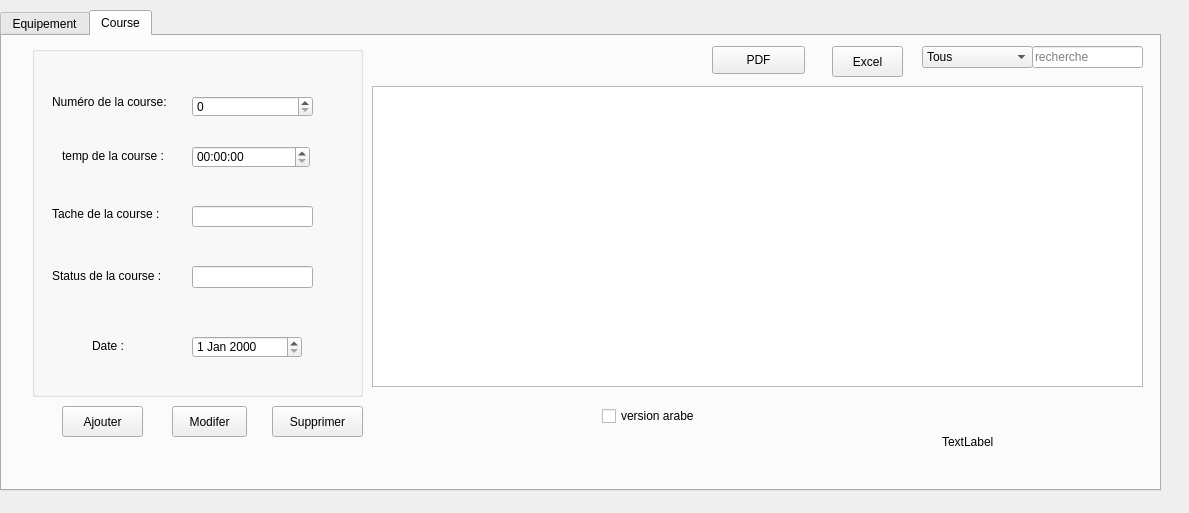
<?xml version="1.0" encoding="UTF-8"?>
<ui version="4.0">
 <class>Dialog</class>
 <widget class="QDialog" name="Dialog">
  <property name="geometry">
   <rect>
    <x>0</x>
    <y>0</y>
    <width>1189</width>
    <height>513</height>
   </rect>
  </property>
  <property name="windowTitle">
   <string>Dialog</string>
  </property>
  <widget class="QTabWidget" name="tabWidget">
   <property name="geometry">
    <rect>
     <x>0</x>
     <y>10</y>
     <width>1161</width>
     <height>481</height>
    </rect>
   </property>
   <property name="currentIndex">
    <number>1</number>
   </property>
   <widget class="QWidget" name="tab">
    <attribute name="title">
     <string>Equipement</string>
    </attribute>
    <widget class="QPushButton" name="excel">
     <property name="geometry">
      <rect>
       <x>810</x>
       <y>0</y>
       <width>71</width>
       <height>31</height>
      </rect>
     </property>
     <property name="text">
      <string>Excel</string>
     </property>
    </widget>
    <widget class="QGroupBox" name="groupBox_4">
     <property name="geometry">
      <rect>
       <x>30</x>
       <y>10</y>
       <width>331</width>
       <height>351</height>
      </rect>
     </property>
     <property name="title">
      <string/>
     </property>
     <widget class="QLabel" name="label_num_equip">
      <property name="geometry">
       <rect>
        <x>30</x>
        <y>30</y>
        <width>151</width>
        <height>51</height>
       </rect>
      </property>
      <property name="text">
       <string>Numéro de l'equipement:</string>
      </property>
     </widget>
     <widget class="QLabel" name="label_etat_equip">
      <property name="geometry">
       <rect>
        <x>30</x>
        <y>100</y>
        <width>171</width>
        <height>20</height>
       </rect>
      </property>
      <property name="text">
       <string>Etat de l'equipement:</string>
      </property>
     </widget>
     <widget class="QLineEdit" name="leNom">
      <property name="geometry">
       <rect>
        <x>190</x>
        <y>160</y>
        <width>121</width>
        <height>21</height>
       </rect>
      </property>
     </widget>
     <widget class="QLabel" name="label_emp_equip">
      <property name="geometry">
       <rect>
        <x>50</x>
        <y>160</y>
        <width>91</width>
        <height>20</height>
       </rect>
      </property>
      <property name="text">
       <string>Emplacement</string>
      </property>
     </widget>
     <widget class="QLabel" name="label_28">
      <property name="geometry">
       <rect>
        <x>30</x>
        <y>300</y>
        <width>55</width>
        <height>21</height>
       </rect>
      </property>
      <property name="text">
       <string/>
      </property>
     </widget>
     <widget class="QLabel" name="label_type_equip">
      <property name="geometry">
       <rect>
        <x>60</x>
        <y>280</y>
        <width>71</width>
        <height>16</height>
       </rect>
      </property>
      <property name="text">
       <string>Type:</string>
      </property>
     </widget>
     <widget class="QLabel" name="label_nom_equip">
      <property name="geometry">
       <rect>
        <x>30</x>
        <y>220</y>
        <width>131</width>
        <height>20</height>
       </rect>
      </property>
      <property name="text">
       <string>Nom de l'equipement:</string>
      </property>
     </widget>
     <widget class="QLineEdit" name="leEmp">
      <property name="geometry">
       <rect>
        <x>190</x>
        <y>220</y>
        <width>121</width>
        <height>22</height>
       </rect>
      </property>
     </widget>
     <widget class="QSpinBox" name="spNumero">
      <property name="geometry">
       <rect>
        <x>190</x>
        <y>50</y>
        <width>121</width>
        <height>21</height>
       </rect>
      </property>
      <property name="minimum">
       <number>0</number>
      </property>
      <property name="maximum">
       <number>9999</number>
      </property>
      <property name="value">
       <number>0</number>
      </property>
     </widget>
     <widget class="QComboBox" name="cbEtat">
      <property name="geometry">
       <rect>
        <x>190</x>
        <y>100</y>
        <width>121</width>
        <height>22</height>
       </rect>
      </property>
      <item>
       <property name="text">
        <string>Ouverte</string>
       </property>
      </item>
      <item>
       <property name="text">
        <string>Fermee</string>
       </property>
      </item>
     </widget>
     <widget class="QTextEdit" name="textType">
      <property name="geometry">
       <rect>
        <x>180</x>
        <y>260</y>
        <width>131</width>
        <height>61</height>
       </rect>
      </property>
     </widget>
    </widget>
    <widget class="QLineEdit" name="leRecherche">
     <property name="geometry">
      <rect>
       <x>1030</x>
       <y>10</y>
       <width>111</width>
       <height>22</height>
      </rect>
     </property>
     <property name="placeholderText">
      <string>recherche</string>
     </property>
    </widget>
    <widget class="QPushButton" name="buttonAjouterEquip">
     <property name="geometry">
      <rect>
       <x>60</x>
       <y>370</y>
       <width>81</width>
       <height>31</height>
      </rect>
     </property>
     <property name="text">
      <string>Ajouter</string>
     </property>
    </widget>
    <widget class="QPushButton" name="buttonSupprimerEquip">
     <property name="geometry">
      <rect>
       <x>270</x>
       <y>370</y>
       <width>91</width>
       <height>31</height>
      </rect>
     </property>
     <property name="text">
      <string>Supprimer</string>
     </property>
    </widget>
    <widget class="QTableView" name="tabEquip">
     <property name="geometry">
      <rect>
       <x>370</x>
       <y>50</y>
       <width>771</width>
       <height>301</height>
      </rect>
     </property>
     <property name="selectionBehavior">
      <enum>QAbstractItemView::SelectRows</enum>
     </property>
     <property name="sortingEnabled">
      <bool>true</bool>
     </property>
    </widget>
    <widget class="QPushButton" name="buttonModifererEquip">
     <property name="geometry">
      <rect>
       <x>170</x>
       <y>370</y>
       <width>75</width>
       <height>31</height>
      </rect>
     </property>
     <property name="text">
      <string>Modifer</string>
     </property>
    </widget>
    <widget class="QComboBox" name="cbTri">
     <property name="geometry">
      <rect>
       <x>920</x>
       <y>10</y>
       <width>111</width>
       <height>22</height>
      </rect>
     </property>
     <item>
      <property name="text">
       <string>Tous</string>
      </property>
     </item>
     <item>
      <property name="text">
       <string>Numéro</string>
      </property>
     </item>
     <item>
      <property name="text">
       <string>Etat</string>
      </property>
     </item>
     <item>
      <property name="text">
       <string>Dimensions</string>
      </property>
     </item>
     <item>
      <property name="text">
       <string>Matiére</string>
      </property>
     </item>
     <item>
      <property name="text">
       <string>Déscription</string>
      </property>
     </item>
    </widget>
    <widget class="QLabel" name="label_pic2">
     <property name="geometry">
      <rect>
       <x>1030</x>
       <y>360</y>
       <width>111</width>
       <height>91</height>
      </rect>
     </property>
     <property name="text">
      <string>TextLabel</string>
     </property>
    </widget>
    <widget class="QPushButton" name="PdfEquip">
     <property name="geometry">
      <rect>
       <x>690</x>
       <y>0</y>
       <width>93</width>
       <height>28</height>
      </rect>
     </property>
     <property name="text">
      <string>PDF</string>
     </property>
    </widget>
   </widget>
   <widget class="QWidget" name="tab_2">
    <attribute name="title">
     <string>Course</string>
    </attribute>
    <widget class="QStackedWidget" name="stackedWidget_2">
     <property name="geometry">
      <rect>
       <x>0</x>
       <y>0</y>
       <width>1161</width>
       <height>531</height>
      </rect>
     </property>
     <property name="currentIndex">
      <number>2</number>
     </property>
     <widget class="QWidget" name="afficherCarteFid">
      <widget class="QTableView" name="tabCarteFid">
       <property name="geometry">
        <rect>
         <x>10</x>
         <y>80</y>
         <width>741</width>
         <height>361</height>
        </rect>
       </property>
       <property name="selectionBehavior">
        <enum>QAbstractItemView::SelectRows</enum>
       </property>
       <property name="sortingEnabled">
        <bool>true</bool>
       </property>
      </widget>
      <widget class="QLineEdit" name="le_recherche_carteFid">
       <property name="geometry">
        <rect>
         <x>560</x>
         <y>40</y>
         <width>191</width>
         <height>22</height>
        </rect>
       </property>
       <property name="placeholderText">
        <string>recherche</string>
       </property>
      </widget>
      <widget class="QComboBox" name="cb_colone_carteFid">
       <property name="geometry">
        <rect>
         <x>360</x>
         <y>40</y>
         <width>191</width>
         <height>22</height>
        </rect>
       </property>
       <item>
        <property name="text">
         <string>Tous</string>
        </property>
       </item>
       <item>
        <property name="text">
         <string>NUM_CARTE</string>
        </property>
       </item>
       <item>
        <property name="text">
         <string>DATE_DE_CREATION</string>
        </property>
       </item>
       <item>
        <property name="text">
         <string>POINTS</string>
        </property>
       </item>
       <item>
        <property name="text">
         <string>TOTAL_ACHATS</string>
        </property>
       </item>
       <item>
        <property name="text">
         <string>STATUT</string>
        </property>
       </item>
       <item>
        <property name="text">
         <string>REMISE</string>
        </property>
       </item>
       <item>
        <property name="text">
         <string>MATRICULE_FISCALE</string>
        </property>
       </item>
      </widget>
      <widget class="QPushButton" name="button_ajouter_carteFid">
       <property name="geometry">
        <rect>
         <x>10</x>
         <y>470</y>
         <width>131</width>
         <height>31</height>
        </rect>
       </property>
       <property name="text">
        <string>Ajouter</string>
       </property>
      </widget>
      <widget class="QPushButton" name="button_supprimer_carteFid">
       <property name="geometry">
        <rect>
         <x>160</x>
         <y>470</y>
         <width>131</width>
         <height>31</height>
        </rect>
       </property>
       <property name="text">
        <string>Supprimer</string>
       </property>
      </widget>
      <widget class="QPushButton" name="pushButton_4">
       <property name="geometry">
        <rect>
         <x>620</x>
         <y>470</y>
         <width>131</width>
         <height>31</height>
        </rect>
       </property>
       <property name="text">
        <string>Retour</string>
       </property>
      </widget>
     </widget>
     <widget class="QWidget" name="ajoutClient_2">
      <widget class="QDialogButtonBox" name="validerAjout_cf">
       <property name="geometry">
        <rect>
         <x>570</x>
         <y>500</y>
         <width>193</width>
         <height>28</height>
        </rect>
       </property>
       <property name="standardButtons">
        <set>QDialogButtonBox::Cancel|QDialogButtonBox::Ok</set>
       </property>
      </widget>
      <widget class="QGroupBox" name="groupBox_3">
       <property name="geometry">
        <rect>
         <x>60</x>
         <y>30</y>
         <width>651</width>
         <height>431</height>
        </rect>
       </property>
       <property name="title">
        <string>Ajout de carte de fidélité :</string>
       </property>
       <widget class="QSpinBox" name="sb_numCarte">
        <property name="geometry">
         <rect>
          <x>130</x>
          <y>50</y>
          <width>141</width>
          <height>22</height>
         </rect>
        </property>
       </widget>
       <widget class="QSpinBox" name="sb_points">
        <property name="geometry">
         <rect>
          <x>130</x>
          <y>110</y>
          <width>141</width>
          <height>22</height>
         </rect>
        </property>
       </widget>
       <widget class="QLabel" name="label_9">
        <property name="geometry">
         <rect>
          <x>20</x>
          <y>50</y>
          <width>71</width>
          <height>16</height>
         </rect>
        </property>
        <property name="text">
         <string>Num carte :</string>
        </property>
       </widget>
       <widget class="QLabel" name="label_21">
        <property name="geometry">
         <rect>
          <x>20</x>
          <y>110</y>
          <width>55</width>
          <height>16</height>
         </rect>
        </property>
        <property name="text">
         <string>Points :</string>
        </property>
       </widget>
       <widget class="QDateEdit" name="le_dateCreation">
        <property name="geometry">
         <rect>
          <x>450</x>
          <y>50</y>
          <width>151</width>
          <height>22</height>
         </rect>
        </property>
       </widget>
       <widget class="QLabel" name="label_22">
        <property name="geometry">
         <rect>
          <x>330</x>
          <y>50</y>
          <width>111</width>
          <height>16</height>
         </rect>
        </property>
        <property name="text">
         <string>Date_de_creation :</string>
        </property>
       </widget>
       <widget class="QLabel" name="label_23">
        <property name="geometry">
         <rect>
          <x>20</x>
          <y>170</y>
          <width>91</width>
          <height>16</height>
         </rect>
        </property>
        <property name="text">
         <string>Total d'achats :</string>
        </property>
       </widget>
       <widget class="QDoubleSpinBox" name="dsb_totalAchats">
        <property name="geometry">
         <rect>
          <x>130</x>
          <y>170</y>
          <width>141</width>
          <height>22</height>
         </rect>
        </property>
       </widget>
       <widget class="QLabel" name="label_24">
        <property name="geometry">
         <rect>
          <x>20</x>
          <y>230</y>
          <width>55</width>
          <height>16</height>
         </rect>
        </property>
        <property name="text">
         <string>Statut :</string>
        </property>
       </widget>
       <widget class="QLabel" name="label_25">
        <property name="geometry">
         <rect>
          <x>20</x>
          <y>290</y>
          <width>55</width>
          <height>16</height>
         </rect>
        </property>
        <property name="text">
         <string>Remise :</string>
        </property>
       </widget>
       <widget class="QLabel" name="label_26">
        <property name="geometry">
         <rect>
          <x>330</x>
          <y>120</y>
          <width>111</width>
          <height>16</height>
         </rect>
        </property>
        <property name="text">
         <string>Matricule fiscale :</string>
        </property>
       </widget>
       <widget class="QComboBox" name="cb_Status">
        <property name="geometry">
         <rect>
          <x>130</x>
          <y>230</y>
          <width>141</width>
          <height>22</height>
         </rect>
        </property>
        <item>
         <property name="text">
          <string>Platinum</string>
         </property>
        </item>
        <item>
         <property name="text">
          <string>Silver</string>
         </property>
        </item>
        <item>
         <property name="text">
          <string>Gold</string>
         </property>
        </item>
       </widget>
       <widget class="QComboBox" name="cb_matriculeFiscale">
        <property name="geometry">
         <rect>
          <x>450</x>
          <y>120</y>
          <width>151</width>
          <height>22</height>
         </rect>
        </property>
       </widget>
       <widget class="QSpinBox" name="sb_remise">
        <property name="geometry">
         <rect>
          <x>130</x>
          <y>290</y>
          <width>141</width>
          <height>22</height>
         </rect>
        </property>
       </widget>
      </widget>
     </widget>
     <widget class="QWidget" name="modifierClient_2">
      <widget class="QDialogButtonBox" name="validerModif_cf">
       <property name="geometry">
        <rect>
         <x>570</x>
         <y>500</y>
         <width>193</width>
         <height>28</height>
        </rect>
       </property>
       <property name="standardButtons">
        <set>QDialogButtonBox::Cancel|QDialogButtonBox::Ok</set>
       </property>
      </widget>
      <widget class="QGroupBox" name="groupBox_7">
       <property name="geometry">
        <rect>
         <x>30</x>
         <y>10</y>
         <width>331</width>
         <height>351</height>
        </rect>
       </property>
       <property name="title">
        <string/>
       </property>
       <widget class="QLabel" name="label_num_course">
        <property name="geometry">
         <rect>
          <x>20</x>
          <y>30</y>
          <width>131</width>
          <height>51</height>
         </rect>
        </property>
        <property name="text">
         <string>Numéro de la course:</string>
        </property>
       </widget>
       <widget class="QLabel" name="label_tem_course">
        <property name="geometry">
         <rect>
          <x>30</x>
          <y>100</y>
          <width>171</width>
          <height>20</height>
         </rect>
        </property>
        <property name="text">
         <string>temp de la course :</string>
        </property>
       </widget>
       <widget class="QLineEdit" name="leTacheCourse">
        <property name="geometry">
         <rect>
          <x>160</x>
          <y>160</y>
          <width>121</width>
          <height>21</height>
         </rect>
        </property>
       </widget>
       <widget class="QLabel" name="label_tache_course">
        <property name="geometry">
         <rect>
          <x>20</x>
          <y>160</y>
          <width>131</width>
          <height>16</height>
         </rect>
        </property>
        <property name="text">
         <string>Tache de la course :</string>
        </property>
       </widget>
       <widget class="QLabel" name="label_46">
        <property name="geometry">
         <rect>
          <x>30</x>
          <y>300</y>
          <width>55</width>
          <height>21</height>
         </rect>
        </property>
        <property name="text">
         <string/>
        </property>
       </widget>
       <widget class="QLabel" name="label_date_course">
        <property name="geometry">
         <rect>
          <x>60</x>
          <y>290</y>
          <width>71</width>
          <height>20</height>
         </rect>
        </property>
        <property name="text">
         <string>Date :</string>
        </property>
       </widget>
       <widget class="QLabel" name="label_status_course">
        <property name="geometry">
         <rect>
          <x>20</x>
          <y>220</y>
          <width>121</width>
          <height>20</height>
         </rect>
        </property>
        <property name="text">
         <string>Status de la course :</string>
        </property>
       </widget>
       <widget class="QLineEdit" name="leStatusCourse">
        <property name="geometry">
         <rect>
          <x>160</x>
          <y>220</y>
          <width>121</width>
          <height>22</height>
         </rect>
        </property>
       </widget>
       <widget class="QSpinBox" name="spNumeroCourse">
        <property name="geometry">
         <rect>
          <x>160</x>
          <y>50</y>
          <width>121</width>
          <height>21</height>
         </rect>
        </property>
        <property name="minimum">
         <number>0</number>
        </property>
        <property name="maximum">
         <number>9999</number>
        </property>
        <property name="value">
         <number>0</number>
        </property>
       </widget>
       <widget class="QTimeEdit" name="cbTimeCourse">
        <property name="geometry">
         <rect>
          <x>160</x>
          <y>100</y>
          <width>118</width>
          <height>22</height>
         </rect>
        </property>
       </widget>
       <widget class="QDateEdit" name="textDateCourse">
        <property name="geometry">
         <rect>
          <x>160</x>
          <y>290</y>
          <width>110</width>
          <height>22</height>
         </rect>
        </property>
       </widget>
      </widget>
      <widget class="QPushButton" name="buttonModifererCourse">
       <property name="geometry">
        <rect>
         <x>170</x>
         <y>370</y>
         <width>75</width>
         <height>31</height>
        </rect>
       </property>
       <property name="text">
        <string>Modifer</string>
       </property>
      </widget>
      <widget class="QPushButton" name="ButtonExcelCourse">
       <property name="geometry">
        <rect>
         <x>830</x>
         <y>10</y>
         <width>71</width>
         <height>31</height>
        </rect>
       </property>
       <property name="text">
        <string>Excel</string>
       </property>
      </widget>
      <widget class="QPushButton" name="buttonSupprimerCourse">
       <property name="geometry">
        <rect>
         <x>270</x>
         <y>370</y>
         <width>91</width>
         <height>31</height>
        </rect>
       </property>
       <property name="text">
        <string>Supprimer</string>
       </property>
      </widget>
      <widget class="QPushButton" name="buttonAjouterCourse">
       <property name="geometry">
        <rect>
         <x>60</x>
         <y>370</y>
         <width>81</width>
         <height>31</height>
        </rect>
       </property>
       <property name="cursor">
        <cursorShape>ArrowCursor</cursorShape>
       </property>
       <property name="text">
        <string>Ajouter</string>
       </property>
      </widget>
      <widget class="QTableView" name="tabCourse">
       <property name="geometry">
        <rect>
         <x>370</x>
         <y>50</y>
         <width>771</width>
         <height>301</height>
        </rect>
       </property>
       <property name="cursor" stdset="0">
        <cursorShape>PointingHandCursor</cursorShape>
       </property>
       <property name="styleSheet">
        <string notr="true"/>
       </property>
       <property name="selectionBehavior">
        <enum>QAbstractItemView::SelectRows</enum>
       </property>
       <property name="sortingEnabled">
        <bool>true</bool>
       </property>
      </widget>
      <widget class="QLineEdit" name="leRechercheCourse">
       <property name="geometry">
        <rect>
         <x>1030</x>
         <y>10</y>
         <width>111</width>
         <height>22</height>
        </rect>
       </property>
       <property name="placeholderText">
        <string>recherche</string>
       </property>
      </widget>
      <widget class="QComboBox" name="cbTriCourse">
       <property name="geometry">
        <rect>
         <x>920</x>
         <y>10</y>
         <width>111</width>
         <height>22</height>
        </rect>
       </property>
       <item>
        <property name="text">
         <string>Tous</string>
        </property>
       </item>
       <item>
        <property name="text">
         <string>Numéro</string>
        </property>
       </item>
       <item>
        <property name="text">
         <string>Time</string>
        </property>
       </item>
       <item>
        <property name="text">
         <string>Tache</string>
        </property>
       </item>
       <item>
        <property name="text">
         <string>Status</string>
        </property>
       </item>
       <item>
        <property name="text">
         <string>Date</string>
        </property>
       </item>
      </widget>
      <widget class="QLabel" name="label_pic">
       <property name="geometry">
        <rect>
         <x>940</x>
         <y>360</y>
         <width>111</width>
         <height>91</height>
        </rect>
       </property>
       <property name="text">
        <string>TextLabel</string>
       </property>
      </widget>
      <widget class="QPushButton" name="PdfCourse">
       <property name="geometry">
        <rect>
         <x>710</x>
         <y>10</y>
         <width>93</width>
         <height>28</height>
        </rect>
       </property>
       <property name="text">
        <string>PDF</string>
       </property>
      </widget>
      <widget class="QCheckBox" name="checkBox_traduction_arabe">
       <property name="geometry">
        <rect>
         <x>600</x>
         <y>370</y>
         <width>111</width>
         <height>20</height>
        </rect>
       </property>
       <property name="text">
        <string>version arabe</string>
       </property>
      </widget>
     </widget>
    </widget>
   </widget>
  </widget>
 </widget>
 <resources/>
 <connections/>
</ui>
